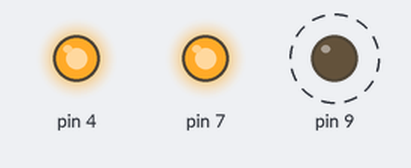
Bench run of a sketch on a simulated Arduino Uno, built with avr-gcc and run on an emulated ATmega328P. Parts: output pins drawn as LEDs (lit = HIGH). Dashed ring = blinking.

Above: at 0.05 s.
Timing chart, 0 to 3.0 s (numbered marks = the images above):
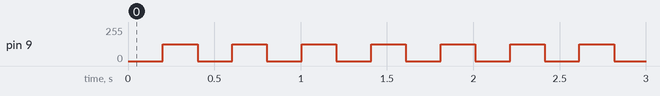

The sketch:

flags_transmitter_lib_playground.ino
```cpp
#include "flagsTransmitter.h"

flagsTransmitter myFlagsTransmitter(4, 7);


void setup()
{
  Serial.begin(115200);
  myFlagsTransmitter.init();

  myFlagsTransmitter.setLeaveSignal(HIGH);
  myFlagsTransmitter.setLastSignal(HIGH);
  //myFlagsTransmitter.clearFlags();

}

void loop()
{

  myFlagsTransmitter.transmit();

}
```

flagsTransmitter.cpp
```cpp
/*
 A custom library written for flag transmission
 Library wrıtten by Abdullah Aslam
 */
#include "flagsTransmitter.h"
flagsTransmitter::flagsTransmitter(unsigned char laser_pin, unsigned char sevenSegment_pin): _myTransmitter(9)
{
  _laser_pin = laser_pin;
  _sevenSegment_pin = sevenSegment_pin;


}

bool flagsTransmitter::init(){
  //Analog declaration
  pinMode(_laser_pin,OUTPUT);
  pinMode(_sevenSegment_pin,OUTPUT);
  _myTransmitter.init();


}

void flagsTransmitter::transmit()
{
  _myTransmitter.transmit();
}


void flagsTransmitter::setLeaveSignal(bool state)
{
  digitalWrite(_sevenSegment_pin, state);
  _myTransmitter.setSignalIdentity(1);
  //add other lib
}

void flagsTransmitter::setLastSignal(bool state)
{
  digitalWrite(_laser_pin, state);
  _myTransmitter.setSignalIdentity(2);

  //add other lib
}

void flagsTransmitter::clearFlags()
{
  digitalWrite(_laser_pin, LOW);
  digitalWrite(_sevenSegment_pin, LOW);
  _myTransmitter.alwaysOn();


  //add other lib
}
```

flagsTransmitter.h
```cpp
/*
 A custom library written for flag transmission
 Library wrıtten by Abdullah Aslam
 */
#ifndef FLAGS_TRANSMITTER_H
#define FLAGS_TRANSMITTER_H

#include <Arduino.h>
#include "infraredTransmitter.h"
class flagsTransmitter
{
  public:
    flagsTransmitter(unsigned char laser_pin, unsigned char sevenSegment_pin);
    bool init();
    void setLeaveSignal(bool state);
    void setLastSignal(bool state);
    void transmit();
    void clearFlags();

  private:
    unsigned char _laser_pin, _sevenSegment_pin;
    infraredTransmitter _myTransmitter;
};

#endif
```

infraredTransmitter.cpp
```cpp
// (licence header left out)
#include "infraredTransmitter.h"

infraredTransmitter::infraredTransmitter(int pin)
{
  //You can only use pins D9 or D10
  _pin = pin;
  pinMode(_pin,OUTPUT);

}

bool infraredTransmitter::init(){
//Set LED Carrier Frequency
TCCR1B = TCCR1B & B11111000 | B00000001;    // set timer 1 divisor to     1 for PWM frequency of 31372.55 Hz
}

bool infraredTransmitter::setSignalIdentity(unsigned char signalIdentity)
{
  _signalIdentity =  signalIdentity;
  return true;
}

unsigned char infraredTransmitter::getSignalIdentity()
{
  return _signalIdentity;
}
bool infraredTransmitter::transmit()
{
  //Serial.println(_pinState);
  unsigned int timeBetweenSwitch;
  switch(_signalIdentity)
  {
    case 1:
      timeBetweenSwitch = TYPE_A_TIME;
      break;
    case 2:
      timeBetweenSwitch = TYPE_B_TIME;
      break;
  }
  unsigned long int currentTime = millis();
  //Serial.println(currentTime);
  if((currentTime -  _lastEventChangeTime) > timeBetweenSwitch)
  {
    //Serial.println("Toggle");
    togglePwm();
    _lastEventChangeTime = currentTime;
  }


}
bool infraredTransmitter::alwaysOn() //Call once Check if you can return back from always on
{
  digitalWrite(_pin, HIGH);
  return true;
}

bool infraredTransmitter::togglePwm()
{
  if(_pinState)
  {
    analogWrite(_pin, 0);
    _pinState = false;
  }
  else
  {
    analogWrite(_pin, 127);
    _pinState = true;
  }
}
```

infraredTransmitter.h
```cpp
// (licence header left out)
#ifndef INFRARED_TRANSMITTER_H
#define INFRARED_TRANSMITTER_H

#define TYPE_A_TIME 100
#define TYPE_B_TIME 200

#include <Arduino.h>

class infraredTransmitter
{
  public:
    infraredTransmitter(int pin);
    bool init();
    bool setSignalIdentity(unsigned char signalIdentity);
    unsigned char getSignalIdentity();
    bool transmit();
    bool alwaysOn();
  private:
    bool togglePwm();
    bool _pinState;
    bool _systemState;
    unsigned char _signalIdentity;
    unsigned long  _lastEventChangeTime;
    unsigned char _pin;
};

#endif
```

Measured:
- by itself, pin 9: alternates 127/255 for 0.20 s and 0/255 for 0.20 s
